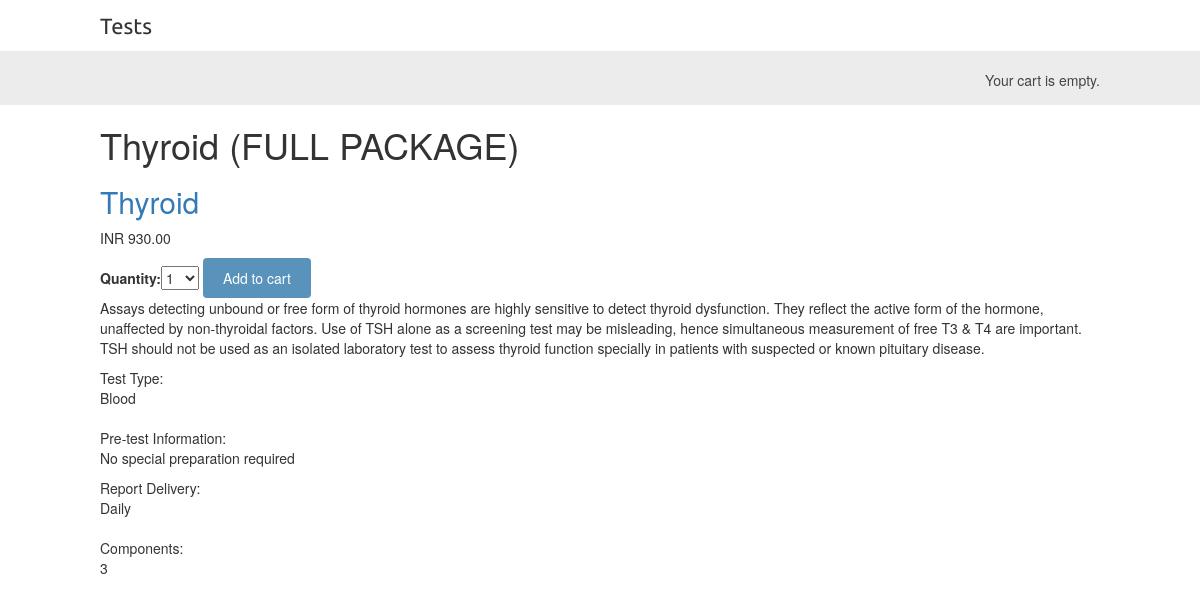
Page /42/thyroid-full-package/ on the committed database.
### testapp/models.py (models this page shows, shortened)
class Test(models.Model):
    package = models.ForeignKey(Package, related_name='tests')
    name = models.CharField(max_length=200, db_index=True)
    slug = models.SlugField(max_length=200, db_index=True)
    description = models.TextField(blank=True)
    price = models.DecimalField(max_digits=10, decimal_places=2)
    created = models.DateTimeField(auto_now_add=True)
    updated = models.DateTimeField(auto_now=True)
    class Meta:
        ordering = ('-created',)
        index_together = (('id', 'slug'),)

class Package(models.Model):
    name = models.CharField(max_length=200, db_index=True)
    slug = models.SlugField(max_length=200, db_index=True, unique=True)
    class Meta:
        ordering = ('name',)
        verbose_name = 'package'
        verbose_name_plural = 'packages'
    def __str__(self):
        return self.name

### testapp/views.py (the view)
# urls.py: url(r'^(?P<id>\d+)/(?P<slug>[-\w]+)/$', views.test_detail, name='test_detail'),
def test_detail(request, id, slug):
    test = get_object_or_404(Test, id=id, slug=slug)
    cart_test_form = CartAddTestForm()
    return render(request,
                  'testapp/test/detail.html',
                  {'test': test,
                  'cart_test_form': cart_test_form})

### cart/forms.py
class CartAddTestForm(forms.Form):
    quantity = forms.TypedChoiceField(choices=TEST_QUANTITY_CHOICES,
                                      coerce=int)
    update = forms.BooleanField(required=False,
                                initial=False,
                                widget=forms.HiddenInput)

### cart/cart.py (called while the page is built)
    def __len__(self):
        return sum(item['quantity'] for item in self.cart.values())

### cart/context_processors.py (called while the page is built)
def cart(request):
    return {'cart': Cart(request) }

### testapp/templates/testapp/test/detail.html (shortened to what this page needs)
{% extends "testapp/base.html" %}
{% load static %}
{% block content %}
    <div class="test-detail">
        <h1>{{ test.name }}</h1>
        <h2><a href="{{ product.category.get_absolute_url }}">{{ test.package }}</a></h2>
        <p class="price">INR {{ test.price }}</p>
        <form action="{% url "cart:cart_add" test.id %}" method="post">
            {{ cart_test_form }}
            <input type="submit" value="Add to cart">
        </form>
        {{ test.description|linebreaks }}
    </div>
{% endblock %}

### testapp/static/css/base.css (style rules this page uses)
body { margin:0; padding:0; font-family:helvetica, sans-serif; }
h1, h2, h3, h4, h5 , h6 { font-family: 'Ubuntu', sans-serif; font-weight:normal; }
a { text-decoration:none; color:#5993bb; }
a.button, input[type="submit"] { color:#fff; background:#5993bb; border-radius:4px; padding:10px 20px; font-size:14px; border:0; }

### rows in the picture
Test: name "Thyroid (FULL PACKAGE)", package "Thyroid", price "930.00", description "Assays detecting unbound or free form of thyroid hormones are highly sensitive to detect thyroid dysfunction. They reflect the active form of the hormone, unaffected by non-thyroidal factors. Use of TSH alone as a screening test may be misleading, hence simultaneous measurement of free T3 & T4 are important. TSH should not be used as an isolated laboratory test to assess thyroid function specially in patients with suspected or known pituitary disease. Test Type: Blood Pre-test Information: No special preparation required Report Delivery: Daily Components: 3"
